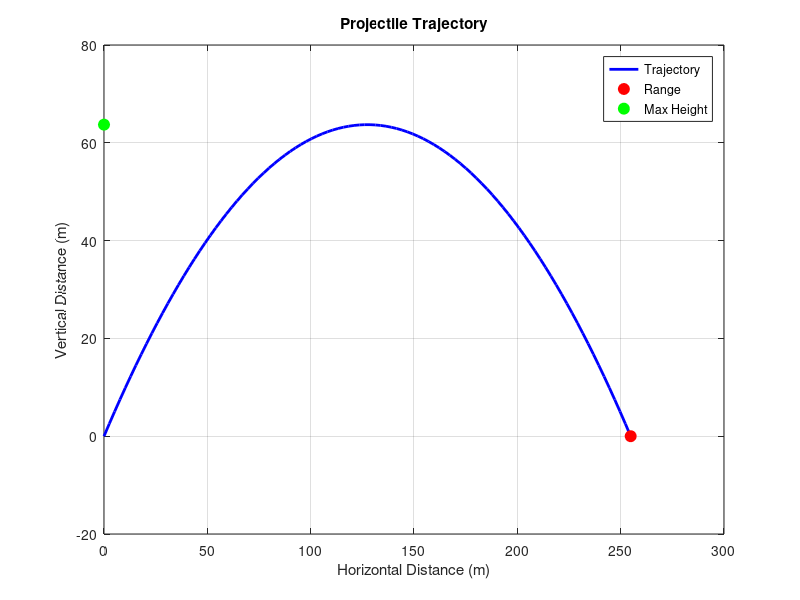

Write MATLAB code to recreate this figure.
initial_velocity = 50;
launch_angle = 45;
g = 9.81;
theta = deg2rad(launch_angle);
v_x = initial_velocity * cos(theta);
v_y = initial_velocity * sin(theta);
time_of_flight = (2 * v_y) / g;
t = linspace(0, time_of_flight, 100);
x = v_x * t;
y = v_y * t - 0.5 * g * t.^2;
range = max(x);
max_height = (v_y^2) / (2 * g);
figure;
plot(x, y, 'b-', 'LineWidth', 2);
hold on;
plot(range, 0, 'ro', 'MarkerSize', 8, 'MarkerFaceColor', 'r');
plot(0, max_height, 'go', 'MarkerSize', 8, 'MarkerFaceColor', 'g');
xlabel('Horizontal Distance (m)');
ylabel('Vertical Distance (m)');
title('Projectile Trajectory');
legend('Trajectory', 'Range', 'Max Height');
grid on;
fprintf('Range: %.2f meters\n', range);
fprintf('Maximum Height: %.2f meters\n', max_height);
